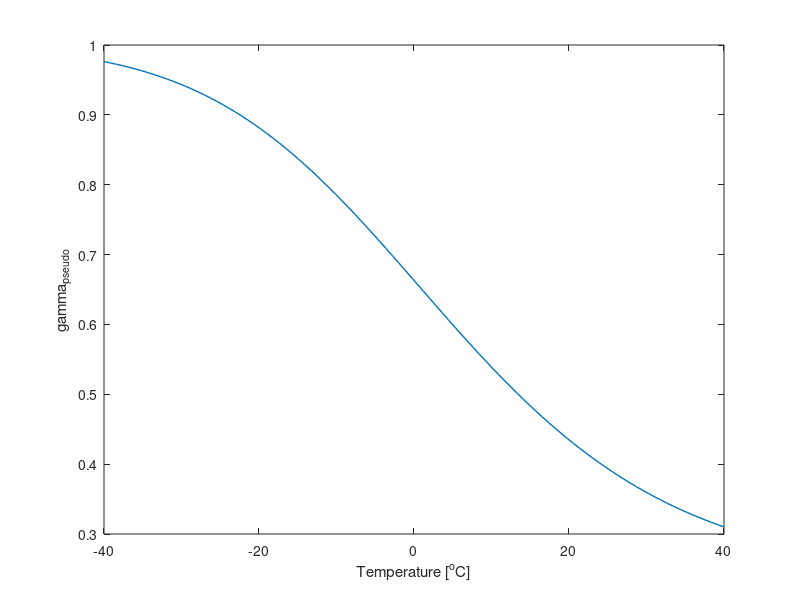
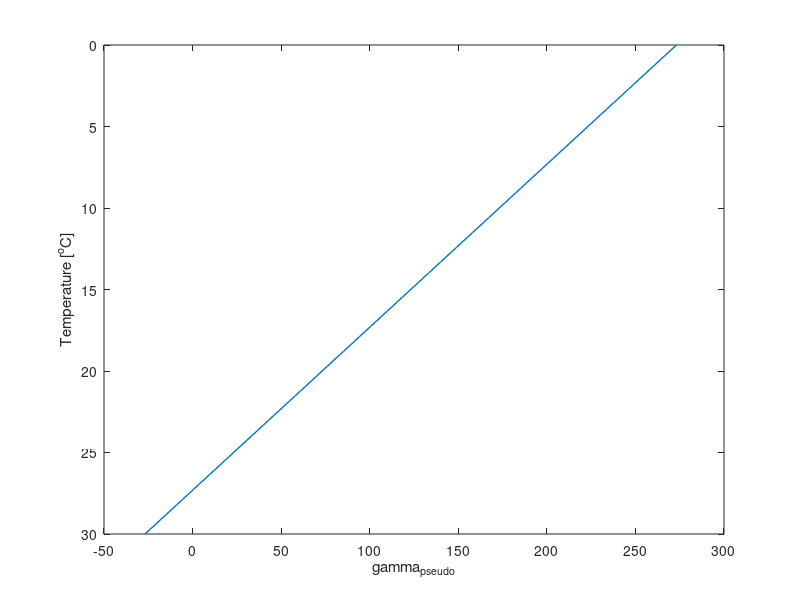

Write MATLAB code to recreate these figures, in order.
function y = wetLapse()
    
    c_pd = 1;            %[kJ/kgK]
    L = 2501;           %[kJ/kgK]
    R_d = 0.2869;         %[kJ/kgK]
    R_v = 0.461;         %[kJ/kgK]
    T_0 = 273.15;       %K
    e_s0 = 6.112;       %hPa
    ep = 0.622;
    G = 10;              %K/km
    g = 9.81/1000;       %km/s^2
    p = 1000;   %hPa
    q_d = 0.2;
    


    t = linspace(-40,40,100);
    T = t + 273.15;
    e_s = e_s0*exp(17.27*t./(t+237.7));
    q_s = ep*e_s/p;
    R = q_s*R_v + q_d*R_d;
    c_p = 1;
    
    %gamma_ad = c_pd/c_p * (1+q_s*B_T*R_v/R)/(1+q_s*B_T*L/(c_p*T));
    gamma_ps = (1+q_s*L./(R_d*T))./(1+q_s*L^2./(c_pd*R_v*T.^2))
    gamma = gamma_ps + 0.2*(cos(2*pi*T) + 1);
    
    z = linspace(0,30,100);
    T_env = T_0 - 10*z;
    
    close all;
    figure;
    plot(t,gamma_ps,'LineWidth',1)
    xlabel("Temperature [^oC]")
    ylabel("\gamma_{pseudo}")
    set(gca,'YDir','normal')
    set(gcf,'position',[50 100 600 350])
    
        figure;
    plot(T_env,z,'LineWidth',1)
    ylabel("Temperature [^oC]")
    xlabel("\gamma_{pseudo}")
    set(gca,'YDir','reverse')
    set(gcf,'position',[50 100 600 350])
end